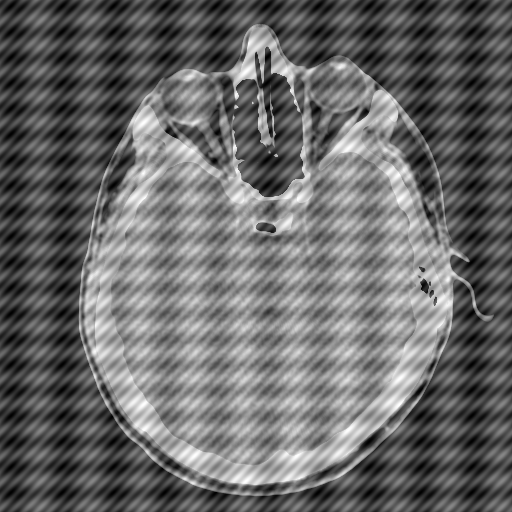
%> input picture Courses/Laboratorio di Elaborazione/H2_Chia/h2_CT_head_corrupted.tif, 512 x 512 px
$ octave Es_1.m   (GNU Octave 9; MATLAB toolbox functions it lacks are replaced by stand-ins)
%> lines starting %> are read from the running program, lines starting %| are printed output that depends on the picture; in (x1, y1, x2, y2) boxes, pixels count from 0 and x2, y2 are one past the last pixel; in counts of white or black regions, pixels touching at a corner belong together; the program's own positions count from 1
% H2_Chia
% 7.8.0.347 (R2009a)

% Exercise 1

close all
clear all
clc

%% a:
% Original image
img=imread('h2_CT_head_corrupted.tif');
%> img is the input picture: size 512x512 uint8; min 0, max 255, mean 105.3
img=double(img);
%> img: size 512x512 double
figure(1)
imshow(img,[])
title('Original image')
img_fft=fft2(img);
img_fft_mod=fftshift(abs(img_fft));
figure (2)
subplot(121)
imshow(log(1+img_fft_mod),[]);
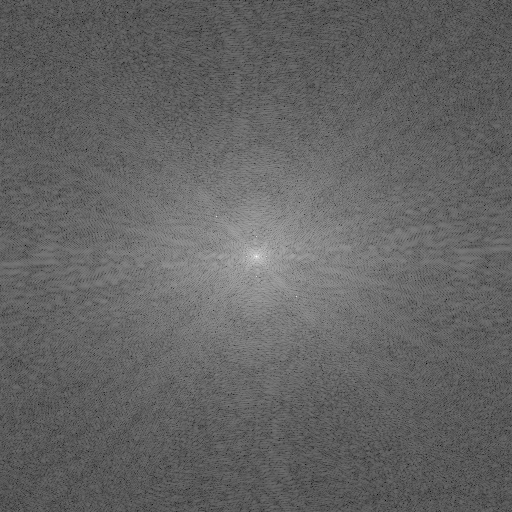
%> displayed picture: size 512x512, on the screen's scale of 0 to 255; min 0, max 255, mean 99.7
title('Fourier transform of the original image')
subplot(122)
mesh(log(1+img_fft_mod))
colormap(jet)
title('3D mesh')
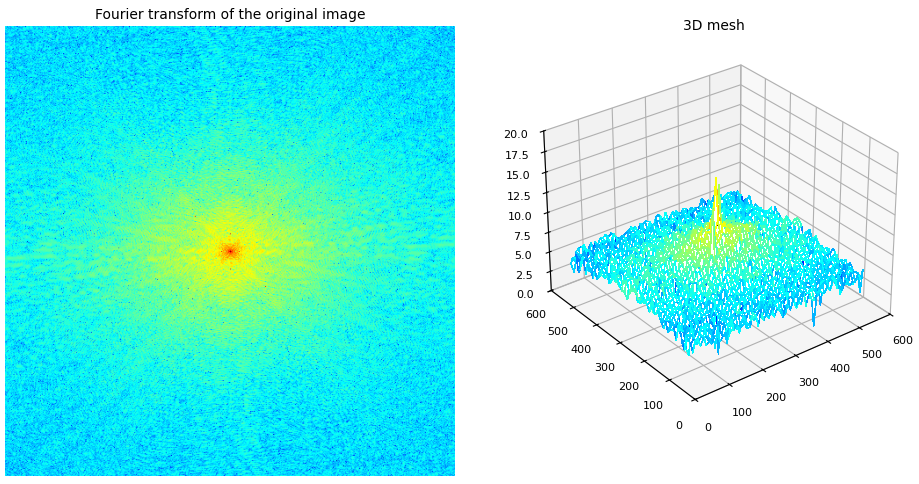
%> figure redrawn from the program's plot data, 2 panels

% Band-reject filter
band_reject=ones(size(img));

f=linspace(-1,1,9); % First, we create a model of a low-pass filter.
% In this case, the noise bandwith is really thin, only one-pixel wide.
% If the sine wasn't that ideal (or if it's windowed), we should have
% created a gaussian with more bandwith.
y=gaussmf(f,[0.15 0]);
Hd = ones(9).*repmat(y,9,1).*repmat(y',1,9);

matrix=zeros(size(img_fft)); % Now we create a matrix with 1s at the center of the sinuisoidal noise
matrix(217,217)=1;
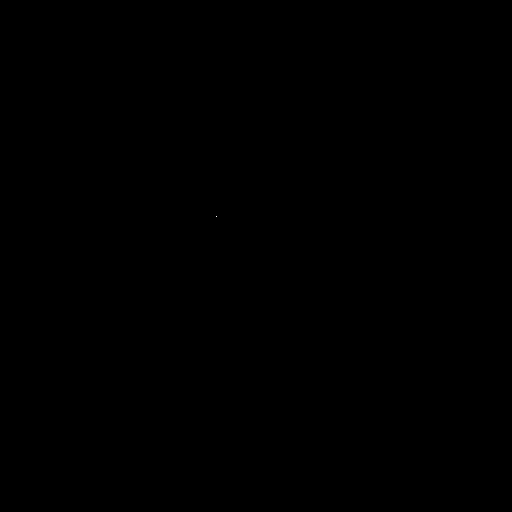
%> matrix: size 512x512 double; values 0 (black) and 1 (white), 0% white in thin lines or dots, all inside (x1, y1, x2, y2) = (216, 216, 217, 217)
matrix(297,297)=1;
%> matrix: size 512x512 double; values 0 (black) and 1 (white), 0% white in thin lines or dots, all inside (x1, y1, x2, y2) = (216, 216, 297, 297)
matrix(257,247)=1;
matrix(257,267)=1;
matrix(237,257)=1;
matrix(277,257)=1;

% band_pass=conv2(matrix,Hd,'same'); % And we convolve this matrix with the low-pass filter
band_pass=matrix;
band_reject=1-band_pass;
figure(3)
mesh(1+band_reject)
title('Band reject filter')

% Filtering
img_rest_fft_mod=img_fft_mod.*band_reject;
figure(4)
subplot(121)
imshow(log(1+img_rest_fft_mod),[]);
title('Fourier transform of the restored image')
subplot(122)
mesh(log(1+img_rest_fft_mod));
title('3D mesh')
colormap(jet)
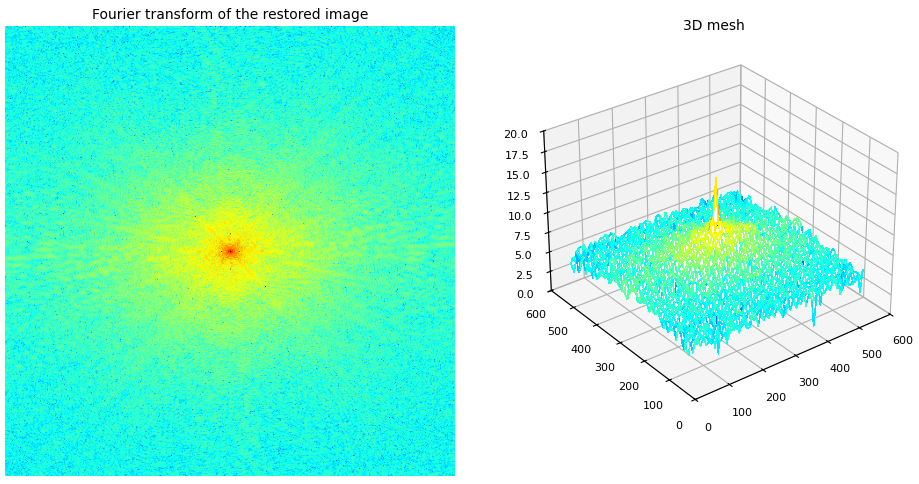
%> figure redrawn from the program's plot data, 2 panels

% Restored image
img_rest_fft=ifftshift(img_rest_fft_mod).*exp(1i*angle(img_fft));
img_rest=ifft2(img_rest_fft);
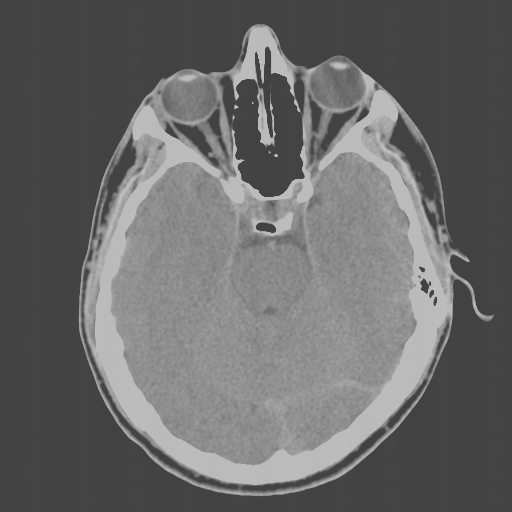
%> img_rest: size 512x512 double; min 65.85, max 189.2, mean 105.3
figure (5)
imshow(img_rest,[])
title ('Restored image')

%% b:
% Band-pass filter
figure (6)
mesh(band_pass)
title ('Band-pass filter')
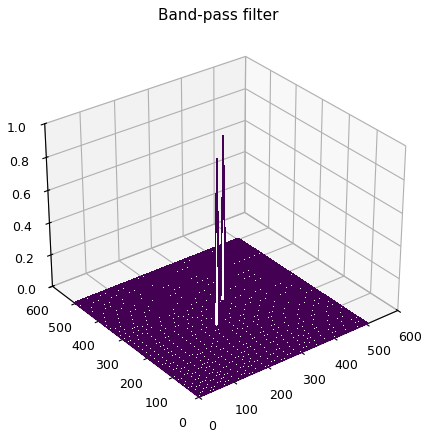
%> figure redrawn from the program's plot data

% Noise
noise_fft_mod=img_fft_mod.*band_pass;
noise_fft=ifftshift(noise_fft_mod).*exp(1i*angle(img_fft));
noise=ifft2(noise_fft);
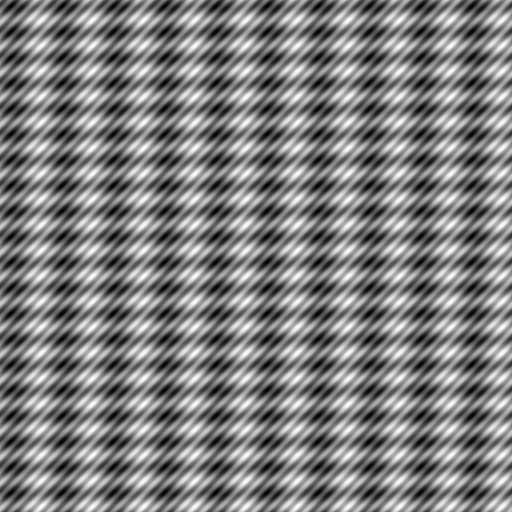
%> noise: size 512x512 double; min -66.63, max 66.97, mean 0; drawn with min black and max white
figure (7)
imshow(noise,[])
title ('Noise')
